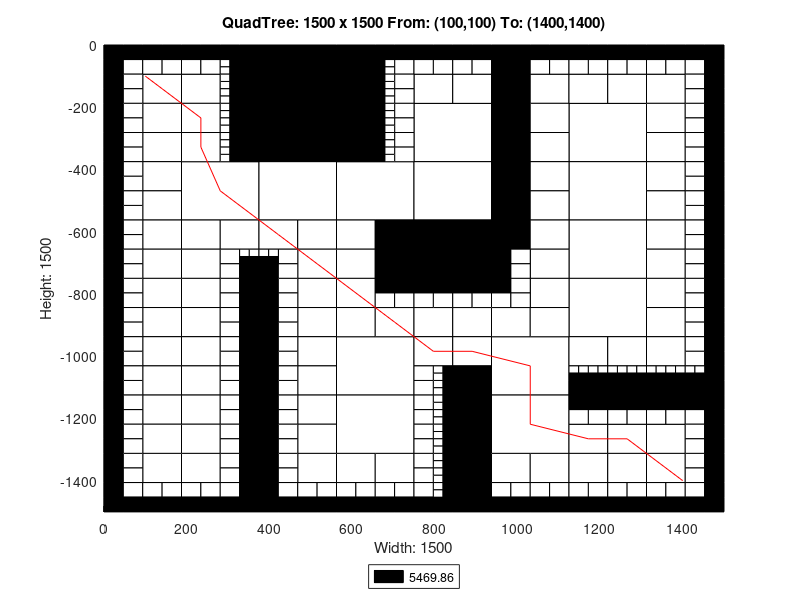

Source code (MATLAB):
axis([0 1500 -1500 0]);
title('QuadTree: 1500 x 1500 From: (100,100) To: (1400,1400)');
xlabel('Width: 1500');
ylabel('Height: 1500');
rectangle('Position',[375 -187.5 187.5 187.5], 'FaceColor',[0 0 0]);
rectangle('Position',[375 -375 187.5 187.5], 'FaceColor',[0 0 0]);
rectangle('Position',[187.5 -562.5 187.5 187.5], 'FaceColor',[1 1 1]);
rectangle('Position',[375 -562.5 187.5 187.5], 'FaceColor',[1 1 1]);
rectangle('Position',[562.5 -562.5 187.5 187.5], 'FaceColor',[1 1 1]);
rectangle('Position',[750 -375 187.5 187.5], 'FaceColor',[1 1 1]);
rectangle('Position',[1125 -375 187.5 187.5], 'FaceColor',[1 1 1]);
rectangle('Position',[750 -562.5 187.5 187.5], 'FaceColor',[1 1 1]);
rectangle('Position',[750 -750 187.5 187.5], 'FaceColor',[0 0 0]);
rectangle('Position',[1125 -562.5 187.5 187.5], 'FaceColor',[1 1 1]);
rectangle('Position',[1125 -750 187.5 187.5], 'FaceColor',[1 1 1]);
rectangle('Position',[562.5 -1125 187.5 187.5], 'FaceColor',[1 1 1]);
rectangle('Position',[562.5 -1312.5 187.5 187.5], 'FaceColor',[1 1 1]);
rectangle('Position',[937.5 -1125 187.5 187.5], 'FaceColor',[1 1 1]);
rectangle('Position',[1125 -937.5 187.5 187.5], 'FaceColor',[1 1 1]);
rectangle('Position',[937.5 -1312.5 187.5 187.5], 'FaceColor',[1 1 1]);
rectangle('Position',[93.75 -187.5 93.75 93.75], 'FaceColor',[1 1 1]);
rectangle('Position',[187.5 -187.5 93.75 93.75], 'FaceColor',[1 1 1]);
rectangle('Position',[93.75 -281.25 93.75 93.75], 'FaceColor',[1 1 1]);
rectangle('Position',[93.75 -375 93.75 93.75], 'FaceColor',[1 1 1]);
rectangle('Position',[187.5 -281.25 93.75 93.75], 'FaceColor',[1 1 1]);
rectangle('Position',[187.5 -375 93.75 93.75], 'FaceColor',[1 1 1]);
rectangle('Position',[562.5 -93.75 93.75 93.75], 'FaceColor',[0 0 0]);
rectangle('Position',[562.5 -187.5 93.75 93.75], 'FaceColor',[0 0 0]);
rectangle('Position',[562.5 -281.25 93.75 93.75], 'FaceColor',[0 0 0]);
rectangle('Position',[562.5 -375 93.75 93.75], 'FaceColor',[0 0 0]);
rectangle('Position',[93.75 -468.75 93.75 93.75], 'FaceColor',[1 1 1]);
rectangle('Position',[93.75 -562.5 93.75 93.75], 'FaceColor',[1 1 1]);
rectangle('Position',[93.75 -656.25 93.75 93.75], 'FaceColor',[1 1 1]);
rectangle('Position',[93.75 -750 93.75 93.75], 'FaceColor',[1 1 1]);
rectangle('Position',[187.5 -656.25 93.75 93.75], 'FaceColor',[1 1 1]);
rectangle('Position',[281.25 -656.25 93.75 93.75], 'FaceColor',[1 1 1]);
rectangle('Position',[187.5 -750 93.75 93.75], 'FaceColor',[1 1 1]);
rectangle('Position',[375 -656.25 93.75 93.75], 'FaceColor',[1 1 1]);
rectangle('Position',[468.75 -656.25 93.75 93.75], 'FaceColor',[1 1 1]);
rectangle('Position',[468.75 -750 93.75 93.75], 'FaceColor',[1 1 1]);
rectangle('Position',[562.5 -656.25 93.75 93.75], 'FaceColor',[1 1 1]);
rectangle('Position',[656.25 -656.25 93.75 93.75], 'FaceColor',[0 0 0]);
rectangle('Position',[562.5 -750 93.75 93.75], 'FaceColor',[1 1 1]);
rectangle('Position',[656.25 -750 93.75 93.75], 'FaceColor',[0 0 0]);
rectangle('Position',[750 -187.5 93.75 93.75], 'FaceColor',[1 1 1]);
rectangle('Position',[843.75 -187.5 93.75 93.75], 'FaceColor',[1 1 1]);
rectangle('Position',[937.5 -93.75 93.75 93.75], 'FaceColor',[0 0 0]);
rectangle('Position',[937.5 -187.5 93.75 93.75], 'FaceColor',[0 0 0]);
rectangle('Position',[1031.25 -187.5 93.75 93.75], 'FaceColor',[1 1 1]);
rectangle('Position',[937.5 -281.25 93.75 93.75], 'FaceColor',[0 0 0]);
rectangle('Position',[1031.25 -281.25 93.75 93.75], 'FaceColor',[1 1 1]);
rectangle('Position',[937.5 -375 93.75 93.75], 'FaceColor',[0 0 0]);
rectangle('Position',[1031.25 -375 93.75 93.75], 'FaceColor',[1 1 1]);
rectangle('Position',[1125 -187.5 93.75 93.75], 'FaceColor',[1 1 1]);
rectangle('Position',[1218.75 -187.5 93.75 93.75], 'FaceColor',[1 1 1]);
rectangle('Position',[1312.5 -187.5 93.75 93.75], 'FaceColor',[1 1 1]);
rectangle('Position',[1312.5 -281.25 93.75 93.75], 'FaceColor',[1 1 1]);
rectangle('Position',[1312.5 -375 93.75 93.75], 'FaceColor',[1 1 1]);
rectangle('Position',[937.5 -468.75 93.75 93.75], 'FaceColor',[0 0 0]);
rectangle('Position',[1031.25 -468.75 93.75 93.75], 'FaceColor',[1 1 1]);
rectangle('Position',[937.5 -562.5 93.75 93.75], 'FaceColor',[0 0 0]);
rectangle('Position',[1031.25 -562.5 93.75 93.75], 'FaceColor',[1 1 1]);
rectangle('Position',[937.5 -656.25 93.75 93.75], 'FaceColor',[0 0 0]);
rectangle('Position',[1031.25 -656.25 93.75 93.75], 'FaceColor',[1 1 1]);
rectangle('Position',[1031.25 -750 93.75 93.75], 'FaceColor',[1 1 1]);
rectangle('Position',[1312.5 -468.75 93.75 93.75], 'FaceColor',[1 1 1]);
rectangle('Position',[1312.5 -562.5 93.75 93.75], 'FaceColor',[1 1 1]);
rectangle('Position',[1312.5 -656.25 93.75 93.75], 'FaceColor',[1 1 1]);
rectangle('Position',[1312.5 -750 93.75 93.75], 'FaceColor',[1 1 1]);
rectangle('Position',[93.75 -843.75 93.75 93.75], 'FaceColor',[1 1 1]);
rectangle('Position',[93.75 -937.5 93.75 93.75], 'FaceColor',[1 1 1]);
rectangle('Position',[187.5 -843.75 93.75 93.75], 'FaceColor',[1 1 1]);
rectangle('Position',[187.5 -937.5 93.75 93.75], 'FaceColor',[1 1 1]);
rectangle('Position',[93.75 -1031.25 93.75 93.75], 'FaceColor',[1 1 1]);
rectangle('Position',[93.75 -1125 93.75 93.75], 'FaceColor',[1 1 1]);
rectangle('Position',[187.5 -1031.25 93.75 93.75], 'FaceColor',[1 1 1]);
rectangle('Position',[187.5 -1125 93.75 93.75], 'FaceColor',[1 1 1]);
rectangle('Position',[468.75 -843.75 93.75 93.75], 'FaceColor',[1 1 1]);
rectangle('Position',[468.75 -937.5 93.75 93.75], 'FaceColor',[1 1 1]);
rectangle('Position',[562.5 -843.75 93.75 93.75], 'FaceColor',[1 1 1]);
rectangle('Position',[562.5 -937.5 93.75 93.75], 'FaceColor',[1 1 1]);
rectangle('Position',[656.25 -937.5 93.75 93.75], 'FaceColor',[1 1 1]);
rectangle('Position',[468.75 -1031.25 93.75 93.75], 'FaceColor',[1 1 1]);
rectangle('Position',[468.75 -1125 93.75 93.75], 'FaceColor',[1 1 1]);
rectangle('Position',[93.75 -1218.75 93.75 93.75], 'FaceColor',[1 1 1]);
rectangle('Position',[93.75 -1312.5 93.75 93.75], 'FaceColor',[1 1 1]);
rectangle('Position',[187.5 -1218.75 93.75 93.75], 'FaceColor',[1 1 1]);
rectangle('Position',[187.5 -1312.5 93.75 93.75], 'FaceColor',[1 1 1]);
rectangle('Position',[93.75 -1406.25 93.75 93.75], 'FaceColor',[1 1 1]);
rectangle('Position',[187.5 -1406.25 93.75 93.75], 'FaceColor',[1 1 1]);
rectangle('Position',[468.75 -1218.75 93.75 93.75], 'FaceColor',[1 1 1]);
rectangle('Position',[468.75 -1312.5 93.75 93.75], 'FaceColor',[1 1 1]);
rectangle('Position',[468.75 -1406.25 93.75 93.75], 'FaceColor',[1 1 1]);
rectangle('Position',[562.5 -1406.25 93.75 93.75], 'FaceColor',[1 1 1]);
rectangle('Position',[656.25 -1406.25 93.75 93.75], 'FaceColor',[1 1 1]);
rectangle('Position',[750 -937.5 93.75 93.75], 'FaceColor',[1 1 1]);
rectangle('Position',[843.75 -937.5 93.75 93.75], 'FaceColor',[1 1 1]);
rectangle('Position',[1031.25 -843.75 93.75 93.75], 'FaceColor',[1 1 1]);
rectangle('Position',[937.5 -937.5 93.75 93.75], 'FaceColor',[1 1 1]);
rectangle('Position',[1031.25 -937.5 93.75 93.75], 'FaceColor',[1 1 1]);
rectangle('Position',[750 -1031.25 93.75 93.75], 'FaceColor',[1 1 1]);
rectangle('Position',[843.75 -1031.25 93.75 93.75], 'FaceColor',[1 1 1]);
rectangle('Position',[843.75 -1125 93.75 93.75], 'FaceColor',[0 0 0]);
rectangle('Position',[1312.5 -843.75 93.75 93.75], 'FaceColor',[1 1 1]);
rectangle('Position',[1312.5 -937.5 93.75 93.75], 'FaceColor',[1 1 1]);
rectangle('Position',[1125 -1031.25 93.75 93.75], 'FaceColor',[1 1 1]);
rectangle('Position',[1218.75 -1031.25 93.75 93.75], 'FaceColor',[1 1 1]);
rectangle('Position',[1312.5 -1031.25 93.75 93.75], 'FaceColor',[1 1 1]);
rectangle('Position',[843.75 -1218.75 93.75 93.75], 'FaceColor',[0 0 0]);
rectangle('Position',[843.75 -1312.5 93.75 93.75], 'FaceColor',[0 0 0]);
rectangle('Position',[843.75 -1406.25 93.75 93.75], 'FaceColor',[0 0 0]);
rectangle('Position',[843.75 -1500 93.75 93.75], 'FaceColor',[0 0 0]);
rectangle('Position',[937.5 -1406.25 93.75 93.75], 'FaceColor',[1 1 1]);
rectangle('Position',[1031.25 -1406.25 93.75 93.75], 'FaceColor',[1 1 1]);
rectangle('Position',[1125 -1312.5 93.75 93.75], 'FaceColor',[1 1 1]);
rectangle('Position',[1218.75 -1312.5 93.75 93.75], 'FaceColor',[1 1 1]);
rectangle('Position',[1312.5 -1312.5 93.75 93.75], 'FaceColor',[1 1 1]);
rectangle('Position',[1125 -1406.25 93.75 93.75], 'FaceColor',[1 1 1]);
rectangle('Position',[1218.75 -1406.25 93.75 93.75], 'FaceColor',[1 1 1]);
rectangle('Position',[1312.5 -1406.25 93.75 93.75], 'FaceColor',[1 1 1]);
rectangle('Position',[0 -46.875 46.875 46.875], 'FaceColor',[0 0 0]);
rectangle('Position',[46.875 -46.875 46.875 46.875], 'FaceColor',[0 0 0]);
rectangle('Position',[0 -93.75 46.875 46.875], 'FaceColor',[0 0 0]);
rectangle('Position',[46.875 -93.75 46.875 46.875], 'FaceColor',[1 1 1]);
rectangle('Position',[93.75 -46.875 46.875 46.875], 'FaceColor',[0 0 0]);
rectangle('Position',[140.625 -46.875 46.875 46.875], 'FaceColor',[0 0 0]);
rectangle('Position',[93.75 -93.75 46.875 46.875], 'FaceColor',[1 1 1]);
rectangle('Position',[140.625 -93.75 46.875 46.875], 'FaceColor',[1 1 1]);
rectangle('Position',[0 -140.625 46.875 46.875], 'FaceColor',[0 0 0]);
rectangle('Position',[46.875 -140.625 46.875 46.875], 'FaceColor',[1 1 1]);
rectangle('Position',[0 -187.5 46.875 46.875], 'FaceColor',[0 0 0]);
rectangle('Position',[46.875 -187.5 46.875 46.875], 'FaceColor',[1 1 1]);
rectangle('Position',[187.5 -46.875 46.875 46.875], 'FaceColor',[0 0 0]);
rectangle('Position',[234.375 -46.875 46.875 46.875], 'FaceColor',[0 0 0]);
rectangle('Position',[187.5 -93.75 46.875 46.875], 'FaceColor',[1 1 1]);
rectangle('Position',[234.375 -93.75 46.875 46.875], 'FaceColor',[1 1 1]);
rectangle('Position',[281.25 -46.875 46.875 46.875], 'FaceColor',[0 0 0]);
rectangle('Position',[328.125 -46.875 46.875 46.875], 'FaceColor',[0 0 0]);
rectangle('Position',[328.125 -93.75 46.875 46.875], 'FaceColor',[0 0 0]);
rectangle('Position',[328.125 -140.625 46.875 46.875], 'FaceColor',[0 0 0]);
rectangle('Position',[328.125 -187.5 46.875 46.875], 'FaceColor',[0 0 0]);
rectangle('Position',[0 -234.375 46.875 46.875], 'FaceColor',[0 0 0]);
rectangle('Position',[46.875 -234.375 46.875 46.875], 'FaceColor',[1 1 1]);
rectangle('Position',[0 -281.25 46.875 46.875], 'FaceColor',[0 0 0]);
rectangle('Position',[46.875 -281.25 46.875 46.875], 'FaceColor',[1 1 1]);
rectangle('Position',[0 -328.125 46.875 46.875], 'FaceColor',[0 0 0]);
rectangle('Position',[46.875 -328.125 46.875 46.875], 'FaceColor',[1 1 1]);
rectangle('Position',[0 -375 46.875 46.875], 'FaceColor',[0 0 0]);
rectangle('Position',[46.875 -375 46.875 46.875], 'FaceColor',[1 1 1]);
rectangle('Position',[328.125 -234.375 46.875 46.875], 'FaceColor',[0 0 0]);
rectangle('Position',[328.125 -281.25 46.875 46.875], 'FaceColor',[0 0 0]);
rectangle('Position',[328.125 -328.125 46.875 46.875], 'FaceColor',[0 0 0]);
rectangle('Position',[328.125 -375 46.875 46.875], 'FaceColor',[0 0 0]);
rectangle('Position',[656.25 -46.875 46.875 46.875], 'FaceColor',[0 0 0]);
rectangle('Position',[703.125 -46.875 46.875 46.875], 'FaceColor',[0 0 0]);
rectangle('Position',[703.125 -93.75 46.875 46.875], 'FaceColor',[1 1 1]);
rectangle('Position',[703.125 -140.625 46.875 46.875], 'FaceColor',[1 1 1]);
rectangle('Position',[703.125 -187.5 46.875 46.875], 'FaceColor',[1 1 1]);
rectangle('Position',[703.125 -234.375 46.875 46.875], 'FaceColor',[1 1 1]);
rectangle('Position',[703.125 -281.25 46.875 46.875], 'FaceColor',[1 1 1]);
rectangle('Position',[703.125 -328.125 46.875 46.875], 'FaceColor',[1 1 1]);
rectangle('Position',[703.125 -375 46.875 46.875], 'FaceColor',[1 1 1]);
rectangle('Position',[0 -421.875 46.875 46.875], 'FaceColor',[0 0 0]);
rectangle('Position',[46.875 -421.875 46.875 46.875], 'FaceColor',[1 1 1]);
rectangle('Position',[0 -468.75 46.875 46.875], 'FaceColor',[0 0 0]);
rectangle('Position',[46.875 -468.75 46.875 46.875], 'FaceColor',[1 1 1]);
rectangle('Position',[0 -515.625 46.875 46.875], 'FaceColor',[0 0 0]);
rectangle('Position',[46.875 -515.625 46.875 46.875], 'FaceColor',[1 1 1]);
rectangle('Position',[0 -562.5 46.875 46.875], 'FaceColor',[0 0 0]);
rectangle('Position',[46.875 -562.5 46.875 46.875], 'FaceColor',[1 1 1]);
rectangle('Position',[0 -609.375 46.875 46.875], 'FaceColor',[0 0 0]);
rectangle('Position',[46.875 -609.375 46.875 46.875], 'FaceColor',[1 1 1]);
rectangle('Position',[0 -656.25 46.875 46.875], 'FaceColor',[0 0 0]);
rectangle('Position',[46.875 -656.25 46.875 46.875], 'FaceColor',[1 1 1]);
rectangle('Position',[0 -703.125 46.875 46.875], 'FaceColor',[0 0 0]);
rectangle('Position',[46.875 -703.125 46.875 46.875], 'FaceColor',[1 1 1]);
rectangle('Position',[0 -750 46.875 46.875], 'FaceColor',[0 0 0]);
rectangle('Position',[46.875 -750 46.875 46.875], 'FaceColor',[1 1 1]);
rectangle('Position',[281.25 -703.125 46.875 46.875], 'FaceColor',[1 1 1]);
rectangle('Position',[281.25 -750 46.875 46.875], 'FaceColor',[1 1 1]);
rectangle('Position',[328.125 -750 46.875 46.875], 'FaceColor',[0 0 0]);
rectangle('Position',[421.875 -703.125 46.875 46.875], 'FaceColor',[1 1 1]);
rectangle('Position',[375 -750 46.875 46.875], 'FaceColor',[0 0 0]);
rectangle('Position',[421.875 -750 46.875 46.875], 'FaceColor',[1 1 1]);
rectangle('Position',[750 -46.875 46.875 46.875], 'FaceColor',[0 0 0]);
rectangle('Position',[796.875 -46.875 46.875 46.875], 'FaceColor',[0 0 0]);
rectangle('Position',[750 -93.75 46.875 46.875], 'FaceColor',[1 1 1]);
rectangle('Position',[796.875 -93.75 46.875 46.875], 'FaceColor',[1 1 1]);
rectangle('Position',[843.75 -46.875 46.875 46.875], 'FaceColor',[0 0 0]);
rectangle('Position',[890.625 -46.875 46.875 46.875], 'FaceColor',[0 0 0]);
rectangle('Position',[843.75 -93.75 46.875 46.875], 'FaceColor',[1 1 1]);
rectangle('Position',[890.625 -93.75 46.875 46.875], 'FaceColor',[1 1 1]);
rectangle('Position',[1031.25 -46.875 46.875 46.875], 'FaceColor',[0 0 0]);
rectangle('Position',[1078.12 -46.875 46.875 46.875], 'FaceColor',[0 0 0]);
rectangle('Position',[1031.25 -93.75 46.875 46.875], 'FaceColor',[1 1 1]);
rectangle('Position',[1078.12 -93.75 46.875 46.875], 'FaceColor',[1 1 1]);
rectangle('Position',[1125 -46.875 46.875 46.875], 'FaceColor',[0 0 0]);
rectangle('Position',[1171.88 -46.875 46.875 46.875], 'FaceColor',[0 0 0]);
rectangle('Position',[1125 -93.75 46.875 46.875], 'FaceColor',[1 1 1]);
rectangle('Position',[1171.88 -93.75 46.875 46.875], 'FaceColor',[1 1 1]);
rectangle('Position',[1218.75 -46.875 46.875 46.875], 'FaceColor',[0 0 0]);
rectangle('Position',[1265.62 -46.875 46.875 46.875], 'FaceColor',[0 0 0]);
rectangle('Position',[1218.75 -93.75 46.875 46.875], 'FaceColor',[1 1 1]);
rectangle('Position',[1265.62 -93.75 46.875 46.875], 'FaceColor',[1 1 1]);
rectangle('Position',[1312.5 -46.875 46.875 46.875], 'FaceColor',[0 0 0]);
rectangle('Position',[1359.38 -46.875 46.875 46.875], 'FaceColor',[0 0 0]);
rectangle('Position',[1312.5 -93.75 46.875 46.875], 'FaceColor',[1 1 1]);
rectangle('Position',[1359.38 -93.75 46.875 46.875], 'FaceColor',[1 1 1]);
rectangle('Position',[1406.25 -46.875 46.875 46.875], 'FaceColor',[0 0 0]);
rectangle('Position',[1453.12 -46.875 46.875 46.875], 'FaceColor',[0 0 0]);
rectangle('Position',[1406.25 -93.75 46.875 46.875], 'FaceColor',[1 1 1]);
rectangle('Position',[1453.12 -93.75 46.875 46.875], 'FaceColor',[0 0 0]);
rectangle('Position',[1406.25 -140.625 46.875 46.875], 'FaceColor',[1 1 1]);
rectangle('Position',[1453.12 -140.625 46.875 46.875], 'FaceColor',[0 0 0]);
rectangle('Position',[1406.25 -187.5 46.875 46.875], 'FaceColor',[1 1 1]);
rectangle('Position',[1453.12 -187.5 46.875 46.875], 'FaceColor',[0 0 0]);
rectangle('Position',[1406.25 -234.375 46.875 46.875], 'FaceColor',[1 1 1]);
rectangle('Position',[1453.12 -234.375 46.875 46.875], 'FaceColor',[0 0 0]);
rectangle('Position',[1406.25 -281.25 46.875 46.875], 'FaceColor',[1 1 1]);
rectangle('Position',[1453.12 -281.25 46.875 46.875], 'FaceColor',[0 0 0]);
rectangle('Position',[1406.25 -328.125 46.875 46.875], 'FaceColor',[1 1 1]);
rectangle('Position',[1453.12 -328.125 46.875 46.875], 'FaceColor',[0 0 0]);
rectangle('Position',[1406.25 -375 46.875 46.875], 'FaceColor',[1 1 1]);
rectangle('Position',[1453.12 -375 46.875 46.875], 'FaceColor',[0 0 0]);
rectangle('Position',[937.5 -703.125 46.875 46.875], 'FaceColor',[0 0 0]);
rectangle('Position',[984.375 -703.125 46.875 46.875], 'FaceColor',[1 1 1]);
rectangle('Position',[937.5 -750 46.875 46.875], 'FaceColor',[0 0 0]);
rectangle('Position',[984.375 -750 46.875 46.875], 'FaceColor',[1 1 1]);
rectangle('Position',[1406.25 -421.875 46.875 46.875], 'FaceColor',[1 1 1]);
rectangle('Position',[1453.12 -421.875 46.875 46.875], 'FaceColor',[0 0 0]);
rectangle('Position',[1406.25 -468.75 46.875 46.875], 'FaceColor',[1 1 1]);
rectangle('Position',[1453.12 -468.75 46.875 46.875], 'FaceColor',[0 0 0]);
rectangle('Position',[1406.25 -515.625 46.875 46.875], 'FaceColor',[1 1 1]);
rectangle('Position',[1453.12 -515.625 46.875 46.875], 'FaceColor',[0 0 0]);
rectangle('Position',[1406.25 -562.5 46.875 46.875], 'FaceColor',[1 1 1]);
rectangle('Position',[1453.12 -562.5 46.875 46.875], 'FaceColor',[0 0 0]);
rectangle('Position',[1406.25 -609.375 46.875 46.875], 'FaceColor',[1 1 1]);
rectangle('Position',[1453.12 -609.375 46.875 46.875], 'FaceColor',[0 0 0]);
rectangle('Position',[1406.25 -656.25 46.875 46.875], 'FaceColor',[1 1 1]);
rectangle('Position',[1453.12 -656.25 46.875 46.875], 'FaceColor',[0 0 0]);
rectangle('Position',[1406.25 -703.125 46.875 46.875], 'FaceColor',[1 1 1]);
rectangle('Position',[1453.12 -703.125 46.875 46.875], 'FaceColor',[0 0 0]);
rectangle('Position',[1406.25 -750 46.875 46.875], 'FaceColor',[1 1 1]);
rectangle('Position',[1453.12 -750 46.875 46.875], 'FaceColor',[0 0 0]);
rectangle('Position',[0 -796.875 46.875 46.875], 'FaceColor',[0 0 0]);
rectangle('Position',[46.875 -796.875 46.875 46.875], 'FaceColor',[1 1 1]);
rectangle('Position',[0 -843.75 46.875 46.875], 'FaceColor',[0 0 0]);
rectangle('Position',[46.875 -843.75 46.875 46.875], 'FaceColor',[1 1 1]);
rectangle('Position',[0 -890.625 46.875 46.875], 'FaceColor',[0 0 0]);
rectangle('Position',[46.875 -890.625 46.875 46.875], 'FaceColor',[1 1 1]);
rectangle('Position',[0 -937.5 46.875 46.875], 'FaceColor',[0 0 0]);
rectangle('Position',[46.875 -937.5 46.875 46.875], 'FaceColor',[1 1 1]);
rectangle('Position',[281.25 -796.875 46.875 46.875], 'FaceColor',[1 1 1]);
rectangle('Position',[328.125 -796.875 46.875 46.875], 'FaceColor',[0 0 0]);
rectangle('Position',[281.25 -843.75 46.875 46.875], 'FaceColor',[1 1 1]);
rectangle('Position',[328.125 -843.75 46.875 46.875], 'FaceColor',[0 0 0]);
rectangle('Position',[281.25 -890.625 46.875 46.875], 'FaceColor',[1 1 1]);
rectangle('Position',[328.125 -890.625 46.875 46.875], 'FaceColor',[0 0 0]);
rectangle('Position',[281.25 -937.5 46.875 46.875], 'FaceColor',[1 1 1]);
rectangle('Position',[328.125 -937.5 46.875 46.875], 'FaceColor',[0 0 0]);
rectangle('Position',[0 -984.375 46.875 46.875], 'FaceColor',[0 0 0]);
rectangle('Position',[46.875 -984.375 46.875 46.875], 'FaceColor',[1 1 1]);
rectangle('Position',[0 -1031.25 46.875 46.875], 'FaceColor',[0 0 0]);
rectangle('Position',[46.875 -1031.25 46.875 46.875], 'FaceColor',[1 1 1]);
rectangle('Position',[0 -1078.12 46.875 46.875], 'FaceColor',[0 0 0]);
rectangle('Position',[46.875 -1078.12 46.875 46.875], 'FaceColor',[1 1 1]);
rectangle('Position',[0 -1125 46.875 46.875], 'FaceColor',[0 0 0]);
rectangle('Position',[46.875 -1125 46.875 46.875], 'FaceColor',[1 1 1]);
rectangle('Position',[281.25 -984.375 46.875 46.875], 'FaceColor',[1 1 1]);
rectangle('Position',[328.125 -984.375 46.875 46.875], 'FaceColor',[0 0 0]);
rectangle('Position',[281.25 -1031.25 46.875 46.875], 'FaceColor',[1 1 1]);
rectangle('Position',[328.125 -1031.25 46.875 46.875], 'FaceColor',[0 0 0]);
rectangle('Position',[281.25 -1078.12 46.875 46.875], 'FaceColor',[1 1 1]);
rectangle('Position',[328.125 -1078.12 46.875 46.875], 'FaceColor',[0 0 0]);
rectangle('Position',[281.25 -1125 46.875 46.875], 'FaceColor',[1 1 1]);
rectangle('Position',[328.125 -1125 46.875 46.875], 'FaceColor',[0 0 0]);
rectangle('Position',[375 -796.875 46.875 46.875], 'FaceColor',[0 0 0]);
rectangle('Position',[421.875 -796.875 46.875 46.875], 'FaceColor',[1 1 1]);
rectangle('Position',[375 -843.75 46.875 46.875], 'FaceColor',[0 0 0]);
rectangle('Position',[421.875 -843.75 46.875 46.875], 'FaceColor',[1 1 1]);
rectangle('Position',[375 -890.625 46.875 46.875], 'FaceColor',[0 0 0]);
rectangle('Position',[421.875 -890.625 46.875 46.875], 'FaceColor',[1 1 1]);
rectangle('Position',[375 -937.5 46.875 46.875], 'FaceColor',[0 0 0]);
rectangle('Position',[421.875 -937.5 46.875 46.875], 'FaceColor',[1 1 1]);
rectangle('Position',[656.25 -796.875 46.875 46.875], 'FaceColor',[0 0 0]);
rectangle('Position',[703.125 -796.875 46.875 46.875], 'FaceColor',[0 0 0]);
rectangle('Position',[656.25 -843.75 46.875 46.875], 'FaceColor',[1 1 1]);
rectangle('Position',[703.125 -843.75 46.875 46.875], 'FaceColor',[1 1 1]);
rectangle('Position',[375 -984.375 46.875 46.875], 'FaceColor',[0 0 0]);
rectangle('Position',[421.875 -984.375 46.875 46.875], 'FaceColor',[1 1 1]);
rectangle('Position',[375 -1031.25 46.875 46.875], 'FaceColor',[0 0 0]);
rectangle('Position',[421.875 -1031.25 46.875 46.875], 'FaceColor',[1 1 1]);
rectangle('Position',[375 -1078.12 46.875 46.875], 'FaceColor',[0 0 0]);
rectangle('Position',[421.875 -1078.12 46.875 46.875], 'FaceColor',[1 1 1]);
rectangle('Position',[375 -1125 46.875 46.875], 'FaceColor',[0 0 0]);
rectangle('Position',[421.875 -1125 46.875 46.875], 'FaceColor',[1 1 1]);
rectangle('Position',[0 -1171.88 46.875 46.875], 'FaceColor',[0 0 0]);
rectangle('Position',[46.875 -1171.88 46.875 46.875], 'FaceColor',[1 1 1]);
rectangle('Position',[0 -1218.75 46.875 46.875], 'FaceColor',[0 0 0]);
rectangle('Position',[46.875 -1218.75 46.875 46.875], 'FaceColor',[1 1 1]);
rectangle('Position',[0 -1265.62 46.875 46.875], 'FaceColor',[0 0 0]);
rectangle('Position',[46.875 -1265.62 46.875 46.875], 'FaceColor',[1 1 1]);
rectangle('Position',[0 -1312.5 46.875 46.875], 'FaceColor',[0 0 0]);
rectangle('Position',[46.875 -1312.5 46.875 46.875], 'FaceColor',[1 1 1]);
rectangle('Position',[281.25 -1171.88 46.875 46.875], 'FaceColor',[1 1 1]);
rectangle('Position',[328.125 -1171.88 46.875 46.875], 'FaceColor',[0 0 0]);
rectangle('Position',[281.25 -1218.75 46.875 46.875], 'FaceColor',[1 1 1]);
rectangle('Position',[328.125 -1218.75 46.875 46.875], 'FaceColor',[0 0 0]);
rectangle('Position',[281.25 -1265.62 46.875 46.875], 'FaceColor',[1 1 1]);
rectangle('Position',[328.125 -1265.62 46.875 46.875], 'FaceColor',[0 0 0]);
rectangle('Position',[281.25 -1312.5 46.875 46.875], 'FaceColor',[1 1 1]);
rectangle('Position',[328.125 -1312.5 46.875 46.875], 'FaceColor',[0 0 0]);
rectangle('Position',[0 -1359.38 46.875 46.875], 'FaceColor',[0 0 0]);
rectangle('Position',[46.875 -1359.38 46.875 46.875], 'FaceColor',[1 1 1]);
rectangle('Position',[0 -1406.25 46.875 46.875], 'FaceColor',[0 0 0]);
rectangle('Position',[46.875 -1406.25 46.875 46.875], 'FaceColor',[1 1 1]);
rectangle('Position',[0 -1453.12 46.875 46.875], 'FaceColor',[0 0 0]);
rectangle('Position',[46.875 -1453.12 46.875 46.875], 'FaceColor',[1 1 1]);
rectangle('Position',[0 -1500 46.875 46.875], 'FaceColor',[0 0 0]);
rectangle('Position',[46.875 -1500 46.875 46.875], 'FaceColor',[0 0 0]);
rectangle('Position',[93.75 -1453.12 46.875 46.875], 'FaceColor',[1 1 1]);
rectangle('Position',[140.625 -1453.12 46.875 46.875], 'FaceColor',[1 1 1]);
rectangle('Position',[93.75 -1500 46.875 46.875], 'FaceColor',[0 0 0]);
rectangle('Position',[140.625 -1500 46.875 46.875], 'FaceColor',[0 0 0]);
rectangle('Position',[281.25 -1359.38 46.875 46.875], 'FaceColor',[1 1 1]);
rectangle('Position',[328.125 -1359.38 46.875 46.875], 'FaceColor',[0 0 0]);
rectangle('Position',[281.25 -1406.25 46.875 46.875], 'FaceColor',[1 1 1]);
rectangle('Position',[328.125 -1406.25 46.875 46.875], 'FaceColor',[0 0 0]);
rectangle('Position',[187.5 -1453.12 46.875 46.875], 'FaceColor',[1 1 1]);
rectangle('Position',[234.375 -1453.12 46.875 46.875], 'FaceColor',[1 1 1]);
rectangle('Position',[187.5 -1500 46.875 46.875], 'FaceColor',[0 0 0]);
rectangle('Position',[234.375 -1500 46.875 46.875], 'FaceColor',[0 0 0]);
rectangle('Position',[281.25 -1453.12 46.875 46.875], 'FaceColor',[1 1 1]);
rectangle('Position',[328.125 -1453.12 46.875 46.875], 'FaceColor',[0 0 0]);
rectangle('Position',[281.25 -1500 46.875 46.875], 'FaceColor',[0 0 0]);
rectangle('Position',[328.125 -1500 46.875 46.875], 'FaceColor',[0 0 0]);
rectangle('Position',[375 -1171.88 46.875 46.875], 'FaceColor',[0 0 0]);
rectangle('Position',[421.875 -1171.88 46.875 46.875], 'FaceColor',[1 1 1]);
rectangle('Position',[375 -1218.75 46.875 46.875], 'FaceColor',[0 0 0]);
rectangle('Position',[421.875 -1218.75 46.875 46.875], 'FaceColor',[1 1 1]);
rectangle('Position',[375 -1265.62 46.875 46.875], 'FaceColor',[0 0 0]);
rectangle('Position',[421.875 -1265.62 46.875 46.875], 'FaceColor',[1 1 1]);
rectangle('Position',[375 -1312.5 46.875 46.875], 'FaceColor',[0 0 0]);
rectangle('Position',[421.875 -1312.5 46.875 46.875], 'FaceColor',[1 1 1]);
rectangle('Position',[375 -1359.38 46.875 46.875], 'FaceColor',[0 0 0]);
rectangle('Position',[421.875 -1359.38 46.875 46.875], 'FaceColor',[1 1 1]);
rectangle('Position',[375 -1406.25 46.875 46.875], 'FaceColor',[0 0 0]);
rectangle('Position',[421.875 -1406.25 46.875 46.875], 'FaceColor',[1 1 1]);
rectangle('Position',[375 -1453.12 46.875 46.875], 'FaceColor',[0 0 0]);
rectangle('Position',[421.875 -1453.12 46.875 46.875], 'FaceColor',[1 1 1]);
rectangle('Position',[375 -1500 46.875 46.875], 'FaceColor',[0 0 0]);
rectangle('Position',[421.875 -1500 46.875 46.875], 'FaceColor',[0 0 0]);
rectangle('Position',[468.75 -1453.12 46.875 46.875], 'FaceColor',[1 1 1]);
rectangle('Position',[515.625 -1453.12 46.875 46.875], 'FaceColor',[1 1 1]);
rectangle('Position',[468.75 -1500 46.875 46.875], 'FaceColor',[0 0 0]);
rectangle('Position',[515.625 -1500 46.875 46.875], 'FaceColor',[0 0 0]);
rectangle('Position',[562.5 -1453.12 46.875 46.875], 'FaceColor',[1 1 1]);
rectangle('Position',[609.375 -1453.12 46.875 46.875], 'FaceColor',[1 1 1]);
rectangle('Position',[562.5 -1500 46.875 46.875], 'FaceColor',[0 0 0]);
rectangle('Position',[609.375 -1500 46.875 46.875], 'FaceColor',[0 0 0]);
rectangle('Position',[656.25 -1453.12 46.875 46.875], 'FaceColor',[1 1 1]);
rectangle('Position',[703.125 -1453.12 46.875 46.875], 'FaceColor',[1 1 1]);
rectangle('Position',[656.25 -1500 46.875 46.875], 'FaceColor',[0 0 0]);
rectangle('Position',[703.125 -1500 46.875 46.875], 'FaceColor',[0 0 0]);
rectangle('Position',[750 -796.875 46.875 46.875], 'FaceColor',[0 0 0]);
rectangle('Position',[796.875 -796.875 46.875 46.875], 'FaceColor',[0 0 0]);
rectangle('Position',[750 -843.75 46.875 46.875], 'FaceColor',[1 1 1]);
rectangle('Position',[796.875 -843.75 46.875 46.875], 'FaceColor',[1 1 1]);
rectangle('Position',[843.75 -796.875 46.875 46.875], 'FaceColor',[0 0 0]);
rectangle('Position',[890.625 -796.875 46.875 46.875], 'FaceColor',[0 0 0]);
rectangle('Position',[843.75 -843.75 46.875 46.875], 'FaceColor',[1 1 1]);
rectangle('Position',[890.625 -843.75 46.875 46.875], 'FaceColor',[1 1 1]);
rectangle('Position',[937.5 -796.875 46.875 46.875], 'FaceColor',[0 0 0]);
rectangle('Position',[984.375 -796.875 46.875 46.875], 'FaceColor',[1 1 1]);
rectangle('Position',[937.5 -843.75 46.875 46.875], 'FaceColor',[1 1 1]);
rectangle('Position',[984.375 -843.75 46.875 46.875], 'FaceColor',[1 1 1]);
rectangle('Position',[750 -1078.12 46.875 46.875], 'FaceColor',[1 1 1]);
rectangle('Position',[750 -1125 46.875 46.875], 'FaceColor',[1 1 1]);
rectangle('Position',[1406.25 -796.875 46.875 46.875], 'FaceColor',[1 1 1]);
rectangle('Position',[1453.12 -796.875 46.875 46.875], 'FaceColor',[0 0 0]);
rectangle('Position',[1406.25 -843.75 46.875 46.875], 'FaceColor',[1 1 1]);
rectangle('Position',[1453.12 -843.75 46.875 46.875], 'FaceColor',[0 0 0]);
rectangle('Position',[1406.25 -890.625 46.875 46.875], 'FaceColor',[1 1 1]);
rectangle('Position',[1453.12 -890.625 46.875 46.875], 'FaceColor',[0 0 0]);
rectangle('Position',[1406.25 -937.5 46.875 46.875], 'FaceColor',[1 1 1]);
rectangle('Position',[1453.12 -937.5 46.875 46.875], 'FaceColor',[0 0 0]);
rectangle('Position',[1125 -1125 46.875 46.875], 'FaceColor',[0 0 0]);
rectangle('Position',[1171.88 -1125 46.875 46.875], 'FaceColor',[0 0 0]);
rectangle('Position',[1218.75 -1125 46.875 46.875], 'FaceColor',[0 0 0]);
rectangle('Position',[1265.62 -1125 46.875 46.875], 'FaceColor',[0 0 0]);
rectangle('Position',[1406.25 -984.375 46.875 46.875], 'FaceColor',[1 1 1]);
rectangle('Position',[1453.12 -984.375 46.875 46.875], 'FaceColor',[0 0 0]);
rectangle('Position',[1406.25 -1031.25 46.875 46.875], 'FaceColor',[1 1 1]);
rectangle('Position',[1453.12 -1031.25 46.875 46.875], 'FaceColor',[0 0 0]);
rectangle('Position',[1312.5 -1125 46.875 46.875], 'FaceColor',[0 0 0]);
rectangle('Position',[1359.38 -1125 46.875 46.875], 'FaceColor',[0 0 0]);
rectangle('Position',[1453.12 -1078.12 46.875 46.875], 'FaceColor',[0 0 0]);
rectangle('Position',[1406.25 -1125 46.875 46.875], 'FaceColor',[0 0 0]);
rectangle('Position',[1453.12 -1125 46.875 46.875], 'FaceColor',[0 0 0]);
rectangle('Position',[750 -1171.88 46.875 46.875], 'FaceColor',[1 1 1]);
rectangle('Position',[750 -1218.75 46.875 46.875], 'FaceColor',[1 1 1]);
rectangle('Position',[750 -1265.62 46.875 46.875], 'FaceColor',[1 1 1]);
rectangle('Position',[750 -1312.5 46.875 46.875], 'FaceColor',[1 1 1]);
rectangle('Position',[750 -1359.38 46.875 46.875], 'FaceColor',[1 1 1]);
rectangle('Position',[750 -1406.25 46.875 46.875], 'FaceColor',[1 1 1]);
rectangle('Position',[750 -1453.12 46.875 46.875], 'FaceColor',[1 1 1]);
rectangle('Position',[750 -1500 46.875 46.875], 'FaceColor',[0 0 0]);
rectangle('Position',[796.875 -1500 46.875 46.875], 'FaceColor',[0 0 0]);
rectangle('Position',[937.5 -1453.12 46.875 46.875], 'FaceColor',[1 1 1]);
rectangle('Position',[984.375 -1453.12 46.875 46.875], 'FaceColor',[1 1 1]);
rectangle('Position',[937.5 -1500 46.875 46.875], 'FaceColor',[0 0 0]);
rectangle('Position',[984.375 -1500 46.875 46.875], 'FaceColor',[0 0 0]);
rectangle('Position',[1031.25 -1453.12 46.875 46.875], 'FaceColor',[1 1 1]);
rectangle('Position',[1078.12 -1453.12 46.875 46.875], 'FaceColor',[1 1 1]);
rectangle('Position',[1031.25 -1500 46.875 46.875], 'FaceColor',[0 0 0]);
rectangle('Position',[1078.12 -1500 46.875 46.875], 'FaceColor',[0 0 0]);
rectangle('Position',[1125 -1171.88 46.875 46.875], 'FaceColor',[0 0 0]);
rectangle('Position',[1171.88 -1171.88 46.875 46.875], 'FaceColor',[0 0 0]);
rectangle('Position',[1125 -1218.75 46.875 46.875], 'FaceColor',[1 1 1]);
rectangle('Position',[1171.88 -1218.75 46.875 46.875], 'FaceColor',[1 1 1]);
rectangle('Position',[1218.75 -1171.88 46.875 46.875], 'FaceColor',[0 0 0]);
rectangle('Position',[1265.62 -1171.88 46.875 46.875], 'FaceColor',[0 0 0]);
rectangle('Position',[1218.75 -1218.75 46.875 46.875], 'FaceColor',[1 1 1]);
rectangle('Position',[1265.62 -1218.75 46.875 46.875], 'FaceColor',[1 1 1]);
rectangle('Position',[1312.5 -1171.88 46.875 46.875], 'FaceColor',[0 0 0]);
rectangle('Position',[1359.38 -1171.88 46.875 46.875], 'FaceColor',[0 0 0]);
rectangle('Position',[1312.5 -1218.75 46.875 46.875], 'FaceColor',[1 1 1]);
rectangle('Position',[1359.38 -1218.75 46.875 46.875], 'FaceColor',[1 1 1]);
rectangle('Position',[1406.25 -1171.88 46.875 46.875], 'FaceColor',[0 0 0]);
rectangle('Position',[1453.12 -1171.88 46.875 46.875], 'FaceColor',[0 0 0]);
rectangle('Position',[1406.25 -1218.75 46.875 46.875], 'FaceColor',[1 1 1]);
rectangle('Position',[1453.12 -1218.75 46.875 46.875], 'FaceColor',[0 0 0]);
rectangle('Position',[1406.25 -1265.62 46.875 46.875], 'FaceColor',[1 1 1]);
rectangle('Position',[1453.12 -1265.62 46.875 46.875], 'FaceColor',[0 0 0]);
rectangle('Position',[1406.25 -1312.5 46.875 46.875], 'FaceColor',[1 1 1]);
rectangle('Position',[1453.12 -1312.5 46.875 46.875], 'FaceColor',[0 0 0]);
rectangle('Position',[1125 -1453.12 46.875 46.875], 'FaceColor',[1 1 1]);
rectangle('Position',[1171.88 -1453.12 46.875 46.875], 'FaceColor',[1 1 1]);
rectangle('Position',[1125 -1500 46.875 46.875], 'FaceColor',[0 0 0]);
rectangle('Position',[1171.88 -1500 46.875 46.875], 'FaceColor',[0 0 0]);
rectangle('Position',[1218.75 -1453.12 46.875 46.875], 'FaceColor',[1 1 1]);
rectangle('Position',[1265.62 -1453.12 46.875 46.875], 'FaceColor',[1 1 1]);
rectangle('Position',[1218.75 -1500 46.875 46.875], 'FaceColor',[0 0 0]);
rectangle('Position',[1265.62 -1500 46.875 46.875], 'FaceColor',[0 0 0]);
rectangle('Position',[1406.25 -1359.38 46.875 46.875], 'FaceColor',[1 1 1]);
rectangle('Position',[1453.12 -1359.38 46.875 46.875], 'FaceColor',[0 0 0]);
rectangle('Position',[1406.25 -1406.25 46.875 46.875], 'FaceColor',[1 1 1]);
rectangle('Position',[1453.12 -1406.25 46.875 46.875], 'FaceColor',[0 0 0]);
rectangle('Position',[1312.5 -1453.12 46.875 46.875], 'FaceColor',[1 1 1]);
rectangle('Position',[1359.38 -1453.12 46.875 46.875], 'FaceColor',[1 1 1]);
rectangle('Position',[1312.5 -1500 46.875 46.875], 'FaceColor',[0 0 0]);
rectangle('Position',[1359.38 -1500 46.875 46.875], 'FaceColor',[0 0 0]);
rectangle('Position',[1406.25 -1453.12 46.875 46.875], 'FaceColor',[1 1 1]);
rectangle('Position',[1453.12 -1453.12 46.875 46.875], 'FaceColor',[0 0 0]);
rectangle('Position',[1406.25 -1500 46.875 46.875], 'FaceColor',[0 0 0]);
rectangle('Position',[1453.12 -1500 46.875 46.875], 'FaceColor',[0 0 0]);
rectangle('Position',[281.25 -70.3125 23.4375 23.4375], 'FaceColor',[1 1 1]);
rectangle('Position',[304.688 -70.3125 23.4375 23.4375], 'FaceColor',[0 0 0]);
rectangle('Position',[281.25 -93.75 23.4375 23.4375], 'FaceColor',[1 1 1]);
rectangle('Position',[304.688 -93.75 23.4375 23.4375], 'FaceColor',[0 0 0]);
rectangle('Position',[281.25 -117.188 23.4375 23.4375], 'FaceColor',[1 1 1]);
rectangle('Position',[304.688 -117.188 23.4375 23.4375], 'FaceColor',[0 0 0]);
rectangle('Position',[281.25 -140.625 23.4375 23.4375], 'FaceColor',[1 1 1]);
rectangle('Position',[304.688 -140.625 23.4375 23.4375], 'FaceColor',[0 0 0]);
rectangle('Position',[281.25 -164.062 23.4375 23.4375], 'FaceColor',[1 1 1]);
rectangle('Position',[304.688 -164.062 23.4375 23.4375], 'FaceColor',[0 0 0]);
rectangle('Position',[281.25 -187.5 23.4375 23.4375], 'FaceColor',[1 1 1]);
rectangle('Position',[304.688 -187.5 23.4375 23.4375], 'FaceColor',[0 0 0]);
rectangle('Position',[281.25 -210.938 23.4375 23.4375], 'FaceColor',[1 1 1]);
rectangle('Position',[304.688 -210.938 23.4375 23.4375], 'FaceColor',[0 0 0]);
rectangle('Position',[281.25 -234.375 23.4375 23.4375], 'FaceColor',[1 1 1]);
rectangle('Position',[304.688 -234.375 23.4375 23.4375], 'FaceColor',[0 0 0]);
rectangle('Position',[281.25 -257.812 23.4375 23.4375], 'FaceColor',[1 1 1]);
rectangle('Position',[304.688 -257.812 23.4375 23.4375], 'FaceColor',[0 0 0]);
rectangle('Position',[281.25 -281.25 23.4375 23.4375], 'FaceColor',[1 1 1]);
rectangle('Position',[304.688 -281.25 23.4375 23.4375], 'FaceColor',[0 0 0]);
rectangle('Position',[281.25 -304.688 23.4375 23.4375], 'FaceColor',[1 1 1]);
rectangle('Position',[304.688 -304.688 23.4375 23.4375], 'FaceColor',[0 0 0]);
rectangle('Position',[281.25 -328.125 23.4375 23.4375], 'FaceColor',[1 1 1]);
rectangle('Position',[304.688 -328.125 23.4375 23.4375], 'FaceColor',[0 0 0]);
rectangle('Position',[281.25 -351.562 23.4375 23.4375], 'FaceColor',[1 1 1]);
rectangle('Position',[304.688 -351.562 23.4375 23.4375], 'FaceColor',[0 0 0]);
rectangle('Position',[281.25 -375 23.4375 23.4375], 'FaceColor',[1 1 1]);
rectangle('Position',[304.688 -375 23.4375 23.4375], 'FaceColor',[0 0 0]);
rectangle('Position',[656.25 -70.3125 23.4375 23.4375], 'FaceColor',[0 0 0]);
rectangle('Position',[679.688 -70.3125 23.4375 23.4375], 'FaceColor',[1 1 1]);
rectangle('Position',[656.25 -93.75 23.4375 23.4375], 'FaceColor',[0 0 0]);
rectangle('Position',[679.688 -93.75 23.4375 23.4375], 'FaceColor',[1 1 1]);
rectangle('Position',[656.25 -117.188 23.4375 23.4375], 'FaceColor',[0 0 0]);
rectangle('Position',[679.688 -117.188 23.4375 23.4375], 'FaceColor',[1 1 1]);
rectangle('Position',[656.25 -140.625 23.4375 23.4375], 'FaceColor',[0 0 0]);
rectangle('Position',[679.688 -140.625 23.4375 23.4375], 'FaceColor',[1 1 1]);
rectangle('Position',[656.25 -164.062 23.4375 23.4375], 'FaceColor',[0 0 0]);
rectangle('Position',[679.688 -164.062 23.4375 23.4375], 'FaceColor',[1 1 1]);
rectangle('Position',[656.25 -187.5 23.4375 23.4375], 'FaceColor',[0 0 0]);
rectangle('Position',[679.688 -187.5 23.4375 23.4375], 'FaceColor',[1 1 1]);
rectangle('Position',[656.25 -210.938 23.4375 23.4375], 'FaceColor',[0 0 0]);
rectangle('Position',[679.688 -210.938 23.4375 23.4375], 'FaceColor',[1 1 1]);
rectangle('Position',[656.25 -234.375 23.4375 23.4375], 'FaceColor',[0 0 0]);
rectangle('Position',[679.688 -234.375 23.4375 23.4375], 'FaceColor',[1 1 1]);
rectangle('Position',[656.25 -257.812 23.4375 23.4375], 'FaceColor',[0 0 0]);
rectangle('Position',[679.688 -257.812 23.4375 23.4375], 'FaceColor',[1 1 1]);
rectangle('Position',[656.25 -281.25 23.4375 23.4375], 'FaceColor',[0 0 0]);
rectangle('Position',[679.688 -281.25 23.4375 23.4375], 'FaceColor',[1 1 1]);
rectangle('Position',[656.25 -304.688 23.4375 23.4375], 'FaceColor',[0 0 0]);
rectangle('Position',[679.688 -304.688 23.4375 23.4375], 'FaceColor',[1 1 1]);
rectangle('Position',[656.25 -328.125 23.4375 23.4375], 'FaceColor',[0 0 0]);
rectangle('Position',[679.688 -328.125 23.4375 23.4375], 'FaceColor',[1 1 1]);
rectangle('Position',[656.25 -351.562 23.4375 23.4375], 'FaceColor',[0 0 0]);
rectangle('Position',[679.688 -351.562 23.4375 23.4375], 'FaceColor',[1 1 1]);
rectangle('Position',[656.25 -375 23.4375 23.4375], 'FaceColor',[0 0 0]);
rectangle('Position',[679.688 -375 23.4375 23.4375], 'FaceColor',[1 1 1]);
rectangle('Position',[328.125 -679.688 23.4375 23.4375], 'FaceColor',[1 1 1]);
rectangle('Position',[351.562 -679.688 23.4375 23.4375], 'FaceColor',[1 1 1]);
rectangle('Position',[328.125 -703.125 23.4375 23.4375], 'FaceColor',[0 0 0]);
rectangle('Position',[351.562 -703.125 23.4375 23.4375], 'FaceColor',[0 0 0]);
rectangle('Position',[375 -679.688 23.4375 23.4375], 'FaceColor',[1 1 1]);
rectangle('Position',[398.438 -679.688 23.4375 23.4375], 'FaceColor',[1 1 1]);
rectangle('Position',[375 -703.125 23.4375 23.4375], 'FaceColor',[0 0 0]);
rectangle('Position',[398.438 -703.125 23.4375 23.4375], 'FaceColor',[0 0 0]);
rectangle('Position',[796.875 -1054.69 23.4375 23.4375], 'FaceColor',[1 1 1]);
rectangle('Position',[820.312 -1054.69 23.4375 23.4375], 'FaceColor',[0 0 0]);
rectangle('Position',[796.875 -1078.12 23.4375 23.4375], 'FaceColor',[1 1 1]);
rectangle('Position',[820.312 -1078.12 23.4375 23.4375], 'FaceColor',[0 0 0]);
rectangle('Position',[796.875 -1101.56 23.4375 23.4375], 'FaceColor',[1 1 1]);
rectangle('Position',[820.312 -1101.56 23.4375 23.4375], 'FaceColor',[0 0 0]);
rectangle('Position',[796.875 -1125 23.4375 23.4375], 'FaceColor',[1 1 1]);
rectangle('Position',[820.312 -1125 23.4375 23.4375], 'FaceColor',[0 0 0]);
rectangle('Position',[1125 -1054.69 23.4375 23.4375], 'FaceColor',[1 1 1]);
rectangle('Position',[1148.44 -1054.69 23.4375 23.4375], 'FaceColor',[1 1 1]);
rectangle('Position',[1125 -1078.12 23.4375 23.4375], 'FaceColor',[0 0 0]);
rectangle('Position',[1148.44 -1078.12 23.4375 23.4375], 'FaceColor',[0 0 0]);
rectangle('Position',[1171.88 -1054.69 23.4375 23.4375], 'FaceColor',[1 1 1]);
rectangle('Position',[1195.31 -1054.69 23.4375 23.4375], 'FaceColor',[1 1 1]);
rectangle('Position',[1171.88 -1078.12 23.4375 23.4375], 'FaceColor',[0 0 0]);
rectangle('Position',[1195.31 -1078.12 23.4375 23.4375], 'FaceColor',[0 0 0]);
rectangle('Position',[1218.75 -1054.69 23.4375 23.4375], 'FaceColor',[1 1 1]);
rectangle('Position',[1242.19 -1054.69 23.4375 23.4375], 'FaceColor',[1 1 1]);
rectangle('Position',[1218.75 -1078.12 23.4375 23.4375], 'FaceColor',[0 0 0]);
rectangle('Position',[1242.19 -1078.12 23.4375 23.4375], 'FaceColor',[0 0 0]);
rectangle('Position',[1265.62 -1054.69 23.4375 23.4375], 'FaceColor',[1 1 1]);
rectangle('Position',[1289.06 -1054.69 23.4375 23.4375], 'FaceColor',[1 1 1]);
rectangle('Position',[1265.62 -1078.12 23.4375 23.4375], 'FaceColor',[0 0 0]);
rectangle('Position',[1289.06 -1078.12 23.4375 23.4375], 'FaceColor',[0 0 0]);
rectangle('Position',[1312.5 -1054.69 23.4375 23.4375], 'FaceColor',[1 1 1]);
rectangle('Position',[1335.94 -1054.69 23.4375 23.4375], 'FaceColor',[1 1 1]);
rectangle('Position',[1312.5 -1078.12 23.4375 23.4375], 'FaceColor',[0 0 0]);
rectangle('Position',[1335.94 -1078.12 23.4375 23.4375], 'FaceColor',[0 0 0]);
rectangle('Position',[1359.38 -1054.69 23.4375 23.4375], 'FaceColor',[1 1 1]);
rectangle('Position',[1382.81 -1054.69 23.4375 23.4375], 'FaceColor',[1 1 1]);
rectangle('Position',[1359.38 -1078.12 23.4375 23.4375], 'FaceColor',[0 0 0]);
rectangle('Position',[1382.81 -1078.12 23.4375 23.4375], 'FaceColor',[0 0 0]);
rectangle('Position',[1406.25 -1054.69 23.4375 23.4375], 'FaceColor',[1 1 1]);
rectangle('Position',[1429.69 -1054.69 23.4375 23.4375], 'FaceColor',[1 1 1]);
rectangle('Position',[1406.25 -1078.12 23.4375 23.4375], 'FaceColor',[0 0 0]);
rectangle('Position',[1429.69 -1078.12 23.4375 23.4375], 'FaceColor',[0 0 0]);
rectangle('Position',[796.875 -1148.44 23.4375 23.4375], 'FaceColor',[1 1 1]);
rectangle('Position',[820.312 -1148.44 23.4375 23.4375], 'FaceColor',[0 0 0]);
rectangle('Position',[796.875 -1171.88 23.4375 23.4375], 'FaceColor',[1 1 1]);
rectangle('Position',[820.312 -1171.88 23.4375 23.4375], 'FaceColor',[0 0 0]);
rectangle('Position',[796.875 -1195.31 23.4375 23.4375], 'FaceColor',[1 1 1]);
rectangle('Position',[820.312 -1195.31 23.4375 23.4375], 'FaceColor',[0 0 0]);
rectangle('Position',[796.875 -1218.75 23.4375 23.4375], 'FaceColor',[1 1 1]);
rectangle('Position',[820.312 -1218.75 23.4375 23.4375], 'FaceColor',[0 0 0]);
rectangle('Position',[796.875 -1242.19 23.4375 23.4375], 'FaceColor',[1 1 1]);
rectangle('Position',[820.312 -1242.19 23.4375 23.4375], 'FaceColor',[0 0 0]);
rectangle('Position',[796.875 -1265.62 23.4375 23.4375], 'FaceColor',[1 1 1]);
rectangle('Position',[820.312 -1265.62 23.4375 23.4375], 'FaceColor',[0 0 0]);
rectangle('Position',[796.875 -1289.06 23.4375 23.4375], 'FaceColor',[1 1 1]);
rectangle('Position',[820.312 -1289.06 23.4375 23.4375], 'FaceColor',[0 0 0]);
rectangle('Position',[796.875 -1312.5 23.4375 23.4375], 'FaceColor',[1 1 1]);
rectangle('Position',[820.312 -1312.5 23.4375 23.4375], 'FaceColor',[0 0 0]);
rectangle('Position',[796.875 -1335.94 23.4375 23.4375], 'FaceColor',[1 1 1]);
rectangle('Position',[820.312 -1335.94 23.4375 23.4375], 'FaceColor',[0 0 0]);
rectangle('Position',[796.875 -1359.38 23.4375 23.4375], 'FaceColor',[1 1 1]);
rectangle('Position',[820.312 -1359.38 23.4375 23.4375], 'FaceColor',[0 0 0]);
rectangle('Position',[796.875 -1382.81 23.4375 23.4375], 'FaceColor',[1 1 1]);
rectangle('Position',[820.312 -1382.81 23.4375 23.4375], 'FaceColor',[0 0 0]);
rectangle('Position',[796.875 -1406.25 23.4375 23.4375], 'FaceColor',[1 1 1]);
rectangle('Position',[820.312 -1406.25 23.4375 23.4375], 'FaceColor',[0 0 0]);
rectangle('Position',[796.875 -1429.69 23.4375 23.4375], 'FaceColor',[1 1 1]);
rectangle('Position',[820.312 -1429.69 23.4375 23.4375], 'FaceColor',[0 0 0]);
rectangle('Position',[796.875 -1453.12 23.4375 23.4375], 'FaceColor',[1 1 1]);
rectangle('Position',[820.312 -1453.12 23.4375 23.4375], 'FaceColor',[0 0 0]);
X=[1400,1359.38,1265.62,1171.88,1031.25,1031.25,890.625,796.875,703.125,609.375,515.625,421.875,281.25,234.375,234.375,140.625,100];
Y=[-1400,-1359.38,-1265.62,-1265.62,-1218.75,-1031.25,-984.375,-984.375,-890.625,-796.875,-703.125,-609.375,-468.75,-328.125,-234.375,-140.625,-100];
hold on;
plot(X,Y,'r');
legend('5469.86','Location','southoutside');
